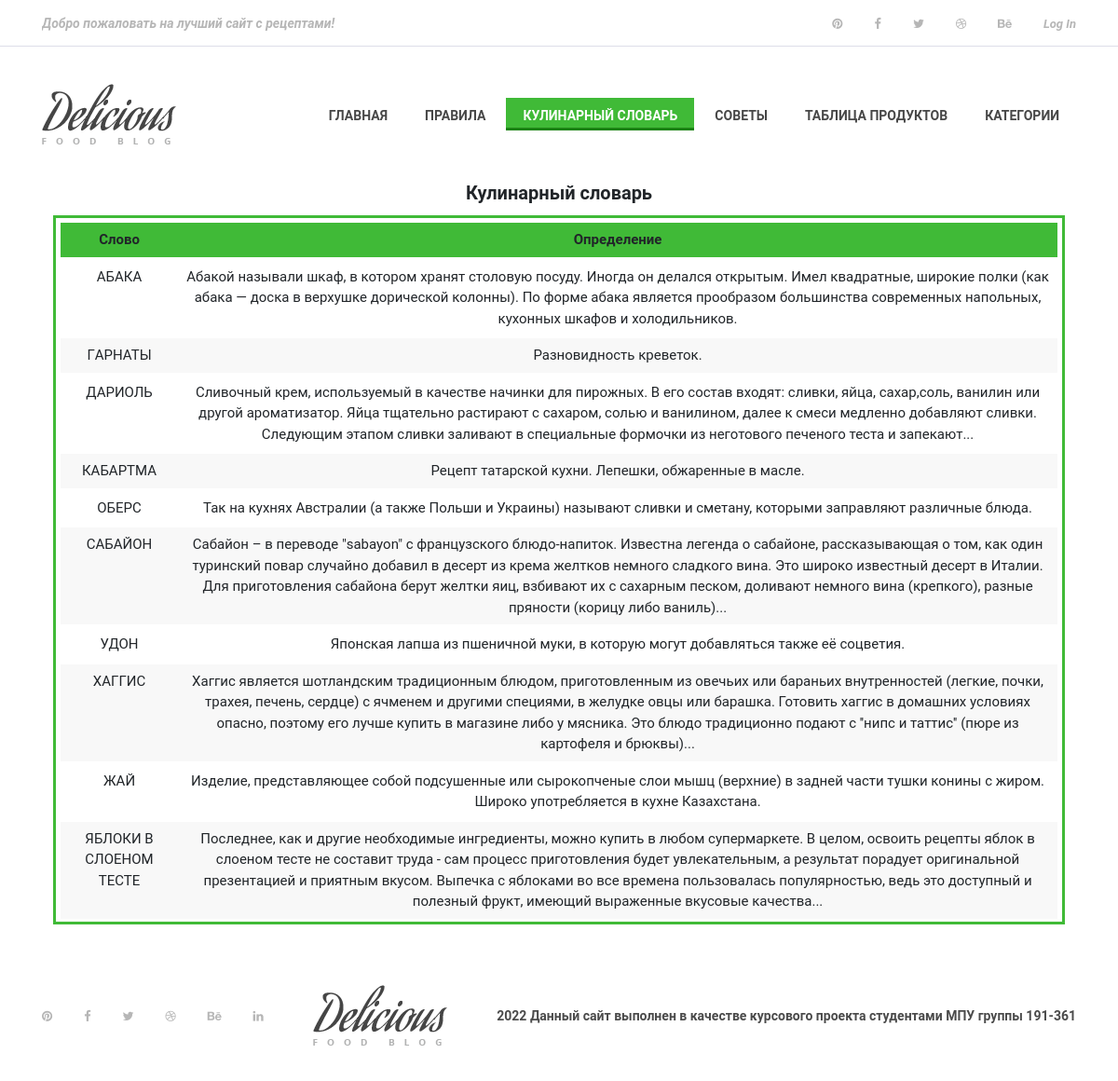
Page /dictionary/ on the committed database.
### main/models.py (models this page shows, shortened)
class Dictionary(models.Model):
    DictionaryID = models.AutoField(primary_key=True)
    Name = models.CharField(max_length=100)
    Description = models.TextField()
    class Meta:
        verbose_name = 'Определение'
        verbose_name_plural = 'Определения'

### main/views.py (the view)
# urls.py: path('dictionary/', include('main.urls')),
def dictionary(request):
    dictionary = Dictionary.objects.all()
    return render(request, 'main/dictionary.html', {'dictionary': dictionary})

### main/templates/main/dictionary.html (shortened to what this page needs)
{% load static %}
<!DOCTYPE html>
<html lang="ru">
  <head>
    <link
      href="https://cdn.jsdelivr.net/npm/bootstrap@5.0.0/dist/css/bootstrap.min.css"
      rel="stylesheet"
    />
    <link rel="stylesheet" href="{% static 'style.css' %}" />
    <link rel="stylesheet" href="{% static 'categorystyle/style.css' %}" />
  </head>
  <body>
    <header class="header-area">
      <div class="top-header-area">
        <div class="container h-100">
          <div class="row h-100 align-items-center justify-content-between">
            <div class="col-12 col-sm-6">
              <div class="breaking-news">
                <div id="breakingNewsTicker" class="ticker">
                  <ul>
                    <li>
                      <a href="#"
                        >Добро пожаловать на лучший сайт с рецептами!</a
                      >
                    </li>
                  </ul>
                </div>
              </div>
            </div>
            <div class="col-12 col-sm-6">
              <div class="top-social-info text-right">
                <a href="#"
                  ><i class="fa fa-pinterest" aria-hidden="true"></i
                ></a>
                <a href="#"
                  ><i class="fa fa-facebook" aria-hidden="true"></i
                ></a>
                <a href="#"><i class="fa fa-twitter" aria-hidden="true"></i></a>
                <a href="#"
                  ><i class="fa fa-dribbble" aria-hidden="true"></i
                ></a>
                <a href="#"><i class="fa fa-behance" aria-hidden="true"></i></a>
                {% if user.is_authenticated %}
                <a href="{% url 'logout' %}"
                  ><i aria-hidden="true">Log out</i></a
                >
                {% else %}
                <a href="{% url 'login' %}"><i aria-hidden="true">Log In</i></a>
                {% endif %}
              </div>
            </div>
          </div>
        </div>
      </div>
      <div class="delicious-main-menu">
        <div class="classy-nav-container breakpoint-off">
          <div class="container">
            <nav
              class="classy-navbar justify-content-between"
              id="deliciousNav"
            >
              <a class="nav-brand" href="../"
                ><img src="{% static 'img/core-img/logo.png' %}" alt=""
              /></a>
              <div class="classy-menu">
                <div class="classynav">
                  <ul>
                    <li><a href="../">Главная</a></li>
                    <li><a href="../equipmentTips/">Правила</a></li>
                    <li class="active">
                      <a href="../dictionary/">Кулинарный словарь</a>
                    </li>
                    <li><a href="../recomendation/">Советы</a></li>
                    <li><a href="../card/">Таблица продуктов</a></li>
                    <li><a href="../category/">Категории</a></li>
                  </ul>
                </div>
              </div>
            </nav>
          </div>
        </div>
      </div>
    </header>
    <div class="container">
      <h5 class="tableCaption">Кулинарный словарь</h5>
      <div class="table-wrap">
        <table class="table">
          <thead>
            <tr>
              <th>Слово</th>
              <th>Определение</th>
            </tr>
          </thead>
          <tbody>
            {% for dic in dictionary %}
            <tr>
              <td data-label="Слово">{{ dic.Name }}</td>
              <td data-label="Определение">{{ dic.Description }}</td>
            </tr>
            {% endfor %}
          </tbody>
        </table>
      </div>
    </div>
    <footer class="footer-area">
      <div class="container h-100">
        <div class="row h-100">
          <div
            class="
              col-12
              h-100
              d-flex
              flex-wrap
              align-items-center
              justify-content-between
            "
          >
            <div class="footer-social-info text-right">
              <a href="#"><i class="fa fa-pinterest" aria-hidden="true"></i></a>
              <a href="#"><i class="fa fa-facebook" aria-hidden="true"></i></a>
              <a href="#"><i class="fa fa-twitter" aria-hidden="true"></i></a>
              <a href="#"><i class="fa fa-dribbble" aria-hidden="true"></i></a>
              <a href="#"><i class="fa fa-behance" aria-hidden="true"></i></a>
              <a href="#"><i class="fa fa-linkedin" aria-hidden="true"></i></a>
            </div>
            <div class="footer-logo">
              <a href="../"
                ><img src="{% static 'img/core-img/logo.png' %}" alt=""
              /></a>
            </div>
            <p>
              Данный сайт выполнен в качестве курсового проекта студентами МПУ
              группы 191-361
            </p>
          </div>
        </div>
      </div>
    </footer>
  </body>
</html>

### main/static/style.css (style rules this page uses)
* { margin: 0; padding: 0; }
body { font-family: "Open Sans", sans-serif; font-size: 14px; }
h1, h2, h3, h4, h5, h6 { color: #000000; line-height: 1.3; font-weight: 600; }
p { color: #9b9b9b; font-size: 14px; line-height: 2; font-weight: 400; }
a, a:hover, a:focus { -webkit-transition-duration: 500ms; transition-duration: 500ms; text-decoration: none; outline: 0 solid transparent; color: #000000; font-weight: 600; font-size: 14px; color: #474747; }
ul, ol { margin: 0; }
ul li, ol li { list-style: none; }
img { height: auto; max-width: 100%; }
.header-area { position: relative; z-index: 100; width: 100%; }
.header-area .top-header-area { width: 100%; height: 50px; background-color: #ffffff; border-bottom: 1px solid #dddee9; }
.header-area .top-header-area .breaking-news .ticker { width: 100%; text-align: left; position: relative; overflow: hidden; }
.header-area .top-header-area .breaking-news .ticker ul { width: 100%; position: relative; z-index: 1; }
.header-area .top-header-area .breaking-news .ticker ul li { display: none; width: 100%; }
.header-area .top-header-area .breaking-news .ticker ul li a { font-size: 14px; color: #b6b6b6; font-style: italic; }
.header-area .top-header-area .top-social-info a { display: inline-block; color: #b6b6b6; font-size: 13px; margin-right: 30px; }
.header-area .top-header-area .top-social-info a:last-child { margin-right: 0; }
.header-area .delicious-main-menu { position: relative; width: 100%; z-index: 100; height: 145px; }
.header-area .delicious-main-menu .classy-nav-container { background-color: transparent; }
.header-area .delicious-main-menu .classy-navbar { height: 145px; padding: 0; }
.header-area .delicious-main-menu .classy-navbar .classynav ul li a { font-weight: 600; }
.header-area .delicious-main-menu .classy-navbar .classynav > ul > li > a { text-transform: uppercase; padding: 12px 18px 11px; background-color: transparent; border-bottom: 3px solid transparent; line-height: 1; color: #474747; font-weight: 600; }
.header-area .delicious-main-menu .classy-navbar .classynav > ul > li.active > a { color: #ffffff; background-color: #40ba37; border-bottom: 3px solid #1c8314; }
.header-area .delicious-main-menu .classy-navbar .classynav > ul > li.active > a::after { color: #ffffff; }
.footer-area { position: relative; z-index: 1; width: 100%; height: 140px; background-color: #ffffff; }
.footer-area .footer-social-info { padding-right: 15px; }
.footer-area .footer-social-info a { display: inline-block; color: #b6b6b6; font-size: 13px; margin-right: 30px; }
.footer-area .footer-social-info a:last-child { margin-right: 0; }
.footer-area p { color: #4b4b4b; font-weight: 600; margin-bottom: 0; padding-left: 15px; }

### main/static/categorystyle/style.css (style rules this page uses)
a, a:hover, a:focus { -webkit-transition-duration: 500ms; transition-duration: 500ms; text-decoration: none; outline: 0 solid transparent; color: #000000; font-weight: 600; font-size: 14px; color: #474747; }
.table-wrap { text-align: center; padding: 2rem 2rem; color: #000; padding: 15px !important; }
table { width: 100%; margin-bottom: 20px; border: 5px solid #fff; border-top: 5px solid #fff; border-bottom: 3px solid #fff; border-collapse: collapse; outline: 3px solid #40ba37; font-size: 15px; background: #fff!important; border-color: #fff !important; }
.table th { font-weight: bold; padding: 7px; background: #40ba37; border: none; text-align: center; font-size: 15px; border-top: 3px solid #fff; border-bottom: 3px solid #40ba37; }
.table td { padding: 7px; border: none; border-top: 3px solid #fff; border-bottom: 3px solid #fff; font-size: 15px; }
.table tbody tr:nth-child(even) { background: #f8f8f8!important; }
.tableCaption { text-align: center; margin-bottom: 0px; font-weight: bold; }

### rows in the picture
Dictionary: Name "АБАКА", Description "Абакой называли шкаф, в котором хранят столовую посуду. Иногда он делался открытым. Имел квадратные, широкие полки (как абака — доска в верхушке дорической колонны). По форме абака является прообразом большинства современных напольных, кухонных шкафов и холодильников."
Dictionary: Name "ГAPНАТЫ", Description "Разновидность креветок."
Dictionary: Name "ДAPИОЛЬ", Description "Сливочный крем, используемый в качестве начинки для пирожных. В его состав входят: сливки, яйца, сахар,соль, ванилин или другой ароматизатор. Яйца тщательно растирают с сахаром, солью и ванилином, далее к смеси медленно добавляют сливки. Следующим этапом сливки заливают в специальные формочки из неготового печеного теста и запекают..."
Dictionary: Name "КАБАРТМА", Description "Рецепт татарской кухни. Лепешки, обжаренные в масле."
Dictionary: Name "ОБЕРС", Description "Так на кухнях Австралии (а также Польши и Украины) называют сливки и сметану, которыми заправляют различные блюда."
Dictionary: Name "САБАЙОН", Description "Сабайон – в переводе \"sabayon\" с французского блюдо-напиток. Известна легенда о сабайоне, рассказывающая о том, как один туринский повар случайно добавил в десерт из крема желтков немного сладкого вина. Это широко известный десерт в Италии. Для приготовления сабайона берут желтки яиц, взбивают их с сахарным песком, доливают немного вина (крепкого), разные пряности (корицу либо ваниль)..."
Dictionary: Name "УДОН", Description "Японская лапша из пшеничной муки, в которую могут добавляться также её соцветия."
Dictionary: Name "ХАГГИС", Description "Хаггис является шотландским традиционным блюдом, приготовленным из овечьих или бараньих внутренностей (легкие, почки, трахея, печень, сердце) с ячменем и другими специями, в желудке овцы или барашка. Готовить хаггис в домашних условиях опасно, поэтому его лучше купить в магазине либо у мясника. Это блюдо традиционно подают с ''нипс и таттис'' (пюре из картофеля и брюквы)..."
Dictionary: Name "ЖAЙ", Description "Изделие, представляющее собой подсушенные или сырокопченые слои мышц (верхние) в задней части тушки конины с жиром. Широко употребляется в кухне Казахстана."
Dictionary: Name "ЯБЛОКИ В СЛОЕНОМ ТЕСТЕ", Description "Последнее, как и другие необходимые ингредиенты, можно купить в любом супермаркете. В целом, освоить рецепты яблок в слоеном тесте не составит труда - сам процесс приготовления будет увлекательным, а результат порадует оригинальной презентацией и приятным вкусом. Выпечка с яблоками во все времена пользовалась популярностью, ведь это доступный и полезный фрукт, имеющий выраженные вкусовые качества..."
